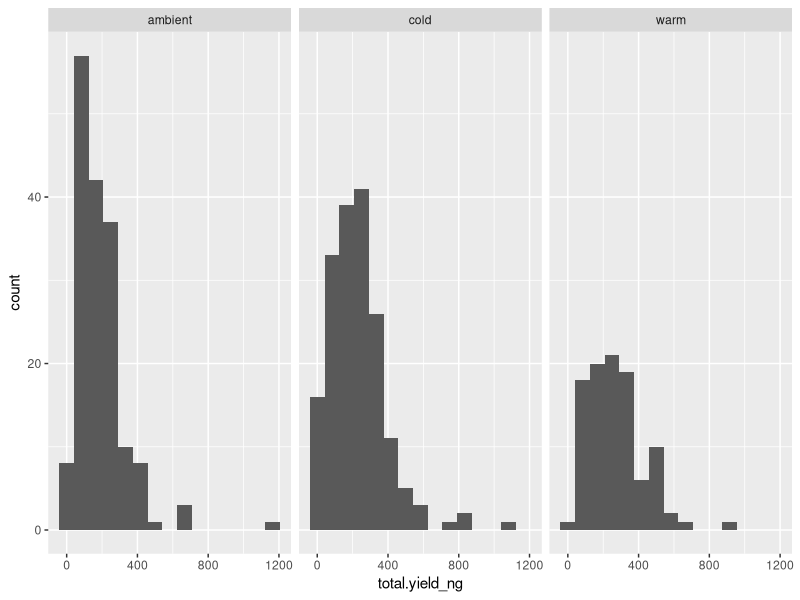
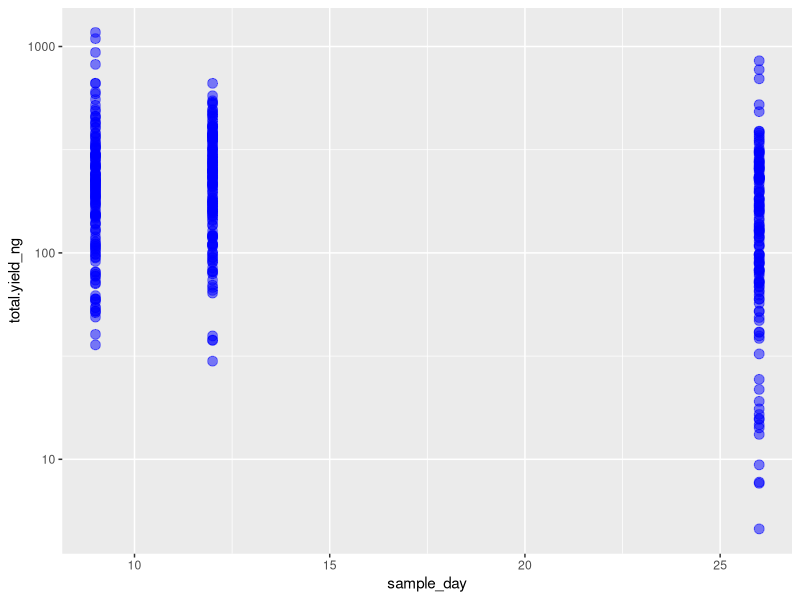

Write R code to recreate these figures, in order.
## ---- chunk 1
library(tidyverse)
## ---- chunk 2
crab_data <- read.csv("../data/crab-data.csv")

knitr::kable(head(crab_data))
## ---- chunk 3
knitr::kable(
  crab_data %>%
  group_by(trtmnt_tank) %>%
  summarize(count = n())
)
## ---- chunk 4
knitr::kable(
  crab_data %>%
  group_by(trtmnt_tank, maturity) %>%
  summarize(n = n())
)
## ---- chunk 5
ggplot(crab_data, aes(x = total.yield_ng)) +
  geom_histogram(bins = 15) +
  facet_wrap(~trtmnt_tank)
## ---- chunk 6
ggplot(crab_data, aes(x = sample_day, y = total.yield_ng)) +
  geom_point(size = 3, color = "blue", alpha = 0.5) +
  scale_y_log10()
